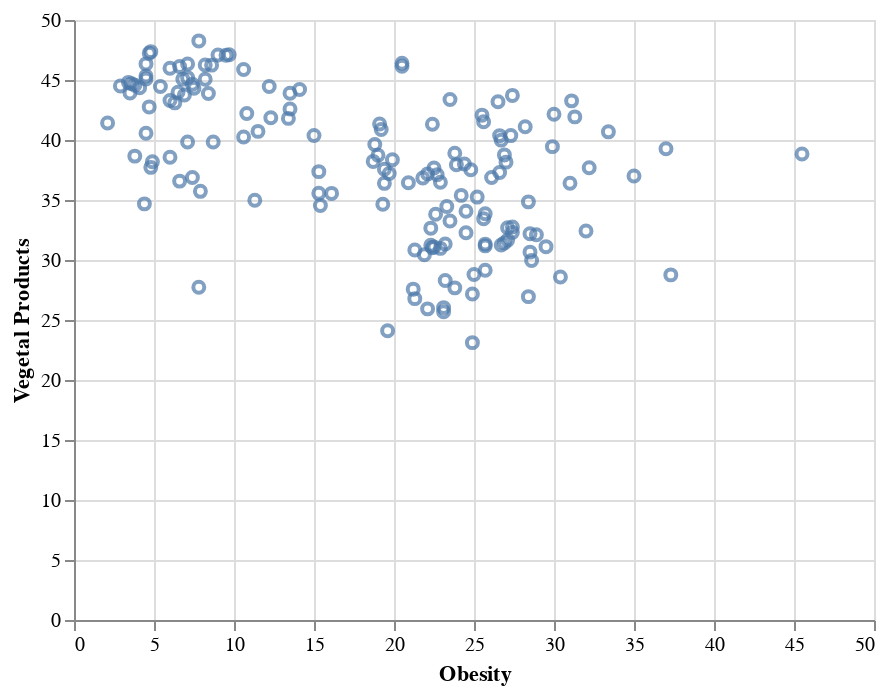

The cell this chart's notebook holds for it:
### Code cell
alt.Chart(corr_df).mark_point().encode(
    x = 'Obesity',
    y = 'Vegetal Products'
)

### Figure 1 — Vega-Lite specification as saved in the notebook (floating-point values rounded to 4 significant figures; data arrays with more than 128 entries replaced by an {"elided": "..."} marker saying what was removed)
{"config": {"view": {"continuousWidth": 400, "continuousHeight": 300}}, "data": {"name": "data-ed92a741248ae6a8a60ff725e23c9c3a"}, "mark": "point", "encoding": {"x": {"type": "quantitative", "field": "Obesity"}, "y": {"type": "quantitative", "field": "Vegetal Products"}}, "$schema": "https://vega.github.io/schema/vega-lite/v4.8.1.json", "datasets": {"data-ed92a741248ae6a8a60ff725e23c9c3a": {"elided": "154 records"}}}
